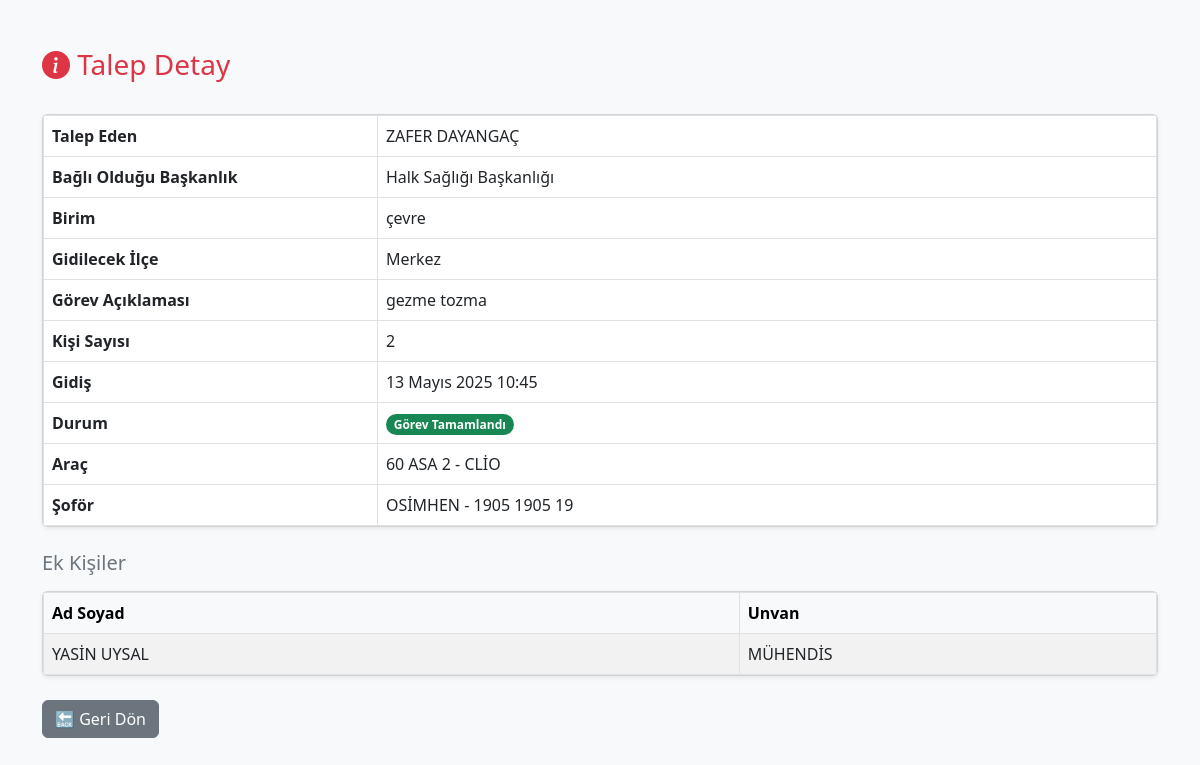
The app's page /talep/91/ (signed in) with its own data.
### talep/models.py (models this page shows, shortened)
class AracTalep(models.Model):
    BASKANLIK_SECENEKLERI = [
        ('SHB', 'Sağlık Hizmetleri Başkanlığı'),
        ('DHB', 'Destek Hizmetleri Başkanlığı'),
        ('HSB', 'Halk Sağlığı Başkanlığı'),
        ('KHB', 'Kamu Hastaneleri Başkanlığı'),
        ('MB', 'Müdürlük Bünyesi'),
    ]
    talep_eden = models.ForeignKey(User, on_delete=models.CASCADE)
    baskanlik = models.CharField(max_length=50, choices=BASKANLIK_SECENEKLERI)
    birim = models.CharField(max_length=100)
    gorev_aciklamasi = models.TextField()
    kisi_sayisi = models.PositiveIntegerField()
    gidilecek_ilce = models.CharField(max_length=100, default="Belirtilmedi")
    gidis_tarihi = models.DateField()
    gidis_saati = models.TimeField()
    talep_tarihi = models.DateTimeField(auto_now_add=True)
    talep_eden_adsoyad = models.CharField(max_length=100, blank=True, null=True)

class TalepOnay(models.Model):
    talep = models.OneToOneField(AracTalep, on_delete=models.CASCADE, related_name='talep_onay')
    durum = models.CharField(
        max_length=20,
        choices=[
            ('bekliyor', 'Bekliyor'),
            ('onaylandi', 'Onaylandı'),
            ('reddedildi', 'Reddedildi'),
            ('tamamlandi', 'Tamamlandı'),
        ]
    )
    aciklama = models.TextField(blank=True, null=True)
    onay_tarihi = models.DateTimeField(auto_now_add=True)
    arac = models.ForeignKey(Arac, on_delete=models.SET_NULL, null=True, blank=True)
    sofor = models.ForeignKey(Sofor, on_delete=models.SET_NULL, null=True, blank=True)
    varis_saati = models.TimeField(null=True, blank=True)  # ⬅️ YENİ ALAN

class Arac(models.Model):
    plaka = models.CharField(max_length=20, unique=True)
    kapasite = models.IntegerField(null=True, blank=True)  # Admin formdan gizlenebilir ama modelde kalır
    marka_model = models.CharField(max_length=100, blank=True, null=True)

class Sofor(models.Model):
    ad_soyad = models.CharField(max_length=100)
    telefon = models.CharField(max_length=20)

class EkKisiBilgisi(models.Model):
    talep = models.ForeignKey(AracTalep, on_delete=models.CASCADE, related_name='ek_kisiler')
    ad_soyad = models.CharField(max_length=100)
    unvan = models.CharField(max_length=100)
    user = models.ForeignKey(User, on_delete=models.SET_NULL, null=True, blank=True)  # 🔴 EKLENMİŞ OLMALI

### talep/views.py (the view)
# urls.py: path('talep/<int:talep_id>/', views.talep_detay, name='talep_detay'),
@login_required
def talep_detay(request, talep_id):
    try:
        talep = AracTalep.objects.get(id=talep_id)
    except AracTalep.DoesNotExist:
        raise Http404("Talep bulunamadı.")
    if request.user != talep.talep_eden:
        ek_kisi_var_mi = talep.ek_kisiler.filter(user=request.user).exists()
        if not ek_kisi_var_mi:
            raise Http404("Bu talep size ait değil.")
    onay = getattr(talep, 'talep_onay', None)
    today = timezone.now().date()
    return render(request, 'talep/talep_detay.html', {
        'talep': talep,
        'onay': onay,
        'today': today
    })

### talep/templates/talep/talep_detay.html (shortened to what this page needs)
{% load static %}
<!DOCTYPE html>
<html lang="tr">
<head>
    <link href="https://cdn.jsdelivr.net/npm/bootstrap@5.3.0/dist/css/bootstrap.min.css" rel="stylesheet">
</head>
<body class="bg-light">
<div class="container mt-5">
    <div class="d-flex align-items-center mb-4">
        <h3 class="text-danger me-2"><i class="bi bi-info-circle-fill"></i> Talep Detay</h3>
    </div>
    <div class="card shadow-sm mb-4">
        <div class="card-body p-0">
            <table class="table table-bordered table-hover mb-0">
                <tr><th>Talep Eden</th><td>{{ talep.talep_eden_adsoyad }}</td></tr>
                <tr><th>Bağlı Olduğu Başkanlık</th><td>{{ talep.get_baskanlik_display }}</td></tr>
                <tr><th>Birim</th><td>{{ talep.birim }}</td></tr>
                <tr><th>Gidilecek İlçe</th><td>{{ talep.gidilecek_ilce }}</td></tr>
                <tr><th>Görev Açıklaması</th><td>{{ talep.gorev_aciklamasi }}</td></tr>
                <tr><th>Kişi Sayısı</th><td>{{ talep.kisi_sayisi }}</td></tr>
                <tr><th>Gidiş</th><td>{{ talep.gidis_tarihi }} {{ talep.gidis_saati }}</td></tr>
                {% if onay %}
                    <tr>
                        <th>Durum</th>
                        <td>
                            {% if onay.durum == "onaylandi" %}
                                <span class="badge bg-success rounded-pill">Onaylandı</span>
                            {% elif onay.durum == "reddedildi" %}
                                <span class="badge bg-danger rounded-pill">Reddedildi</span>
                            {% elif onay.durum == "ilk" %}
                                <span class="badge bg-warning text-dark rounded-pill">Baş Şoför Onayı Bekliyor</span>
                            {% elif onay.durum == "bekliyor" %}
                                <span class="badge bg-info text-dark rounded-pill">Yönetici Onayı Bekliyor</span>
                            {% elif onay.durum == "tamamlandi" %}
                                <span class="badge bg-success rounded-pill">Görev Tamamlandı</span>
                            {% endif %}
                        </td>
                    </tr>
                    {% if onay.arac %}
                        <tr><th>Araç</th><td>{{ onay.arac.plaka }} - {{ onay.arac.marka_model }}</td></tr>
                    {% endif %}
                    {% if onay.sofor %}
                        <tr>
                            <th>Şoför</th>
                            <td>
                                {{ onay.sofor.ad_soyad }}
                                {% if onay.sofor.telefon %}
                                    - {{ onay.sofor.telefon }}
                                {% endif %}
                            </td>
                        </tr>
                    {% endif %}
                {% else %}
                    <tr><th>Durum</th><td><span class="badge bg-warning text-dark rounded-pill">Baş Şoför Onayı Bekliyor</span></td></tr>
                {% endif %}
            </table>
        </div>
    </div>
    {% if talep.ek_kisiler.all %}
        <h5 class="text-secondary mb-3">Ek Kişiler</h5>
        <div class="card shadow-sm">
            <div class="card-body p-0">
                <table class="table table-bordered table-striped mb-0">
                    <thead class="table-light">
                        <tr>
                            <th style="width:50%">Ad Soyad</th>
                            <th>Unvan</th>
                        </tr>
                    </thead>
                    <tbody>
                        {% for kisi in talep.ek_kisiler.all %}
                            <tr>
                                <td>{{ kisi.ad_soyad }}</td>
                                <td>{{ kisi.unvan }}</td>
                            </tr>
                        {% endfor %}
                    </tbody>
                </table>
            </div>
        </div>
    {% endif %}
    <a href="{% url 'personel_panel' %}" class="btn btn-secondary mt-4">🔙 Geri Dön</a>
</div>
<link rel="stylesheet" href="https://cdn.jsdelivr.net/npm/bootstrap-icons@1.10.5/font/bootstrap-icons.css">
</body>
</html>

### talep/templates/talep/talep_detay.html (style rules this page uses)
th { width: 30%; background-color: #f8f9fa; }
td, th { vertical-align: middle !important; }

### records on screen
AracTalep: talep_eden_adsoyad "ZAFER DAYANGAÇ", baskanlik "Halk Sağlığı Başkanlığı", birim "çevre", gidilecek_ilce "Merkez", gorev_aciklamasi "gezme tozma", kisi_sayisi "2", gidis_tarihi "13 Mayıs 2025", gidis_saati "10:45"
TalepOnay: arac.plaka "60 ASA 2", arac.marka_model "CLİO", sofor.ad_soyad "OSİMHEN", sofor.telefon "1905 1905 19"
EkKisiBilgisi: ad_soyad "YASİN UYSAL", unvan "MÜHENDİS"
